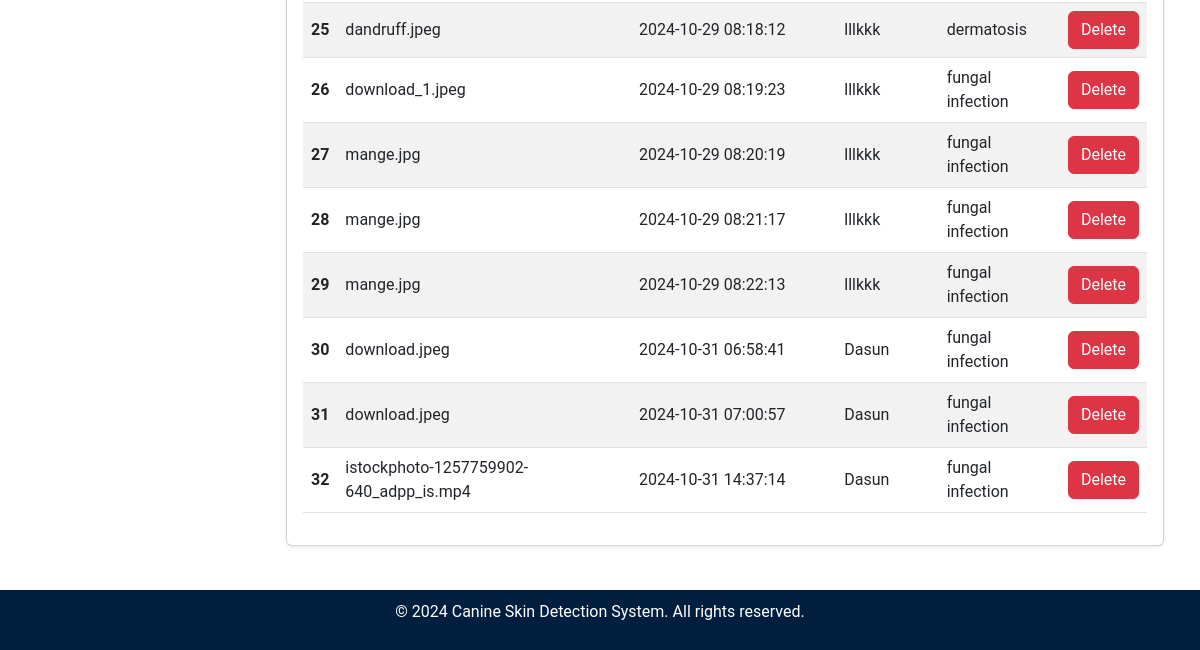
The app's page /admin/upload_logs (lower part), older data.
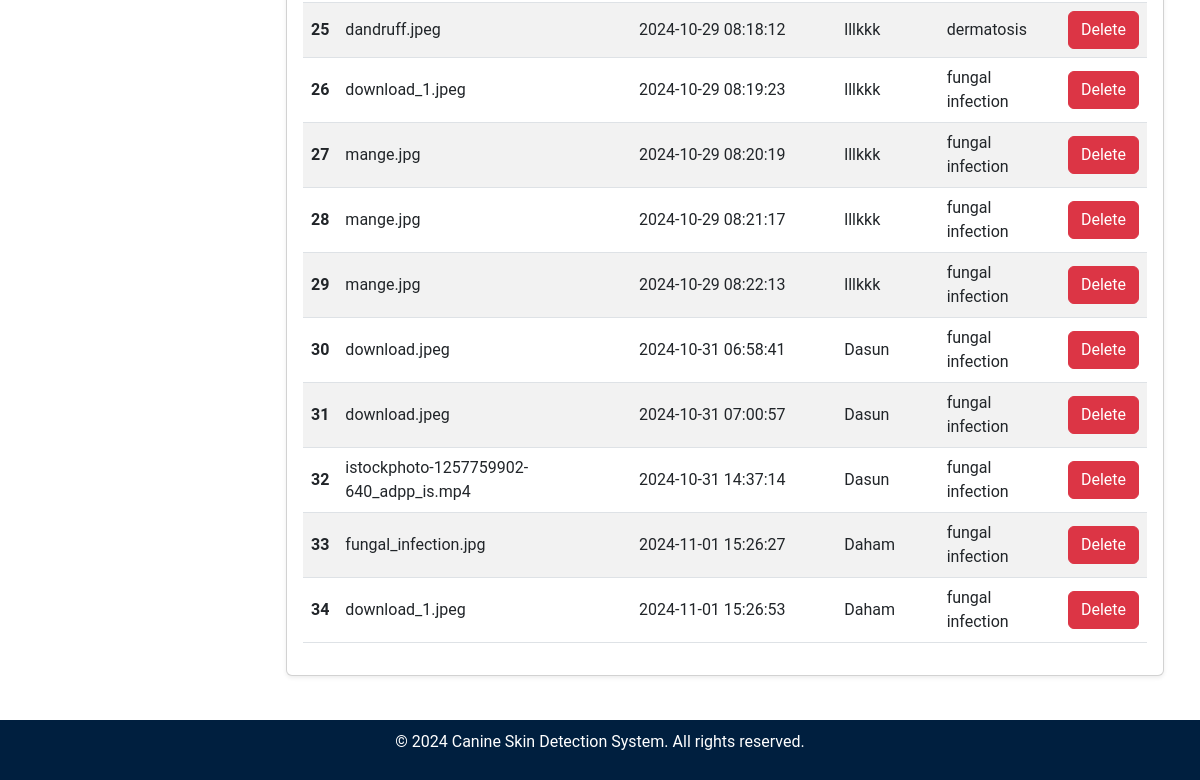
The same page, newer data.
### tables this page shows
CREATE TABLE uploads (
    id INTEGER PRIMARY KEY AUTOINCREMENT,
    filename TEXT NOT NULL,
    upload_date TIMESTAMP DEFAULT CURRENT_TIMESTAMP,
    file_type TEXT NOT NULL,
    result TEXT NOT NULL,  -- Add a column for storing the result (disease name)
    username TEXT NOT NULL  -- Store the username instead of user_id
);

### admin.py (the view)
@admin.route('/upload_logs')
def upload_logs():
    conn = get_db_connection()
    uploads = conn.execute('SELECT * FROM uploads').fetchall()
    conn.close()
    return render_template('admin/upload_logs.html', uploads=uploads)

### db.py (called while the page is built)
def get_db_connection():
    conn = sqlite3.connect('site.db')
    conn.row_factory = sqlite3.Row  # Allows accessing rows as dictionaries
    return conn

### templates/admin/upload_logs.html (shortened to what this page needs)
<!DOCTYPE html>
<html lang="en">
<head>
    <link href="https://cdn.jsdelivr.net/npm/bootstrap@5.3.0-alpha1/dist/css/bootstrap.min.css" rel="stylesheet">
    <link rel="stylesheet" href="{{ url_for('static', filename='css/admin_styles.css') }}">
    <link href="https://cdnjs.cloudflare.com/ajax/libs/bootstrap-icons/1.8.1/font/bootstrap-icons.min.css" rel="stylesheet">
</head>
<body>
    <div class="content p-4">
        <div class="container-fluid">
            <div class="card shadow-sm mt-4">
                <div class="card-body">
                    {% if uploads %}
                    <table class="table table-hover table-striped align-middle">
                        <tbody>
                            {% for upload in uploads %}
                            <tr>
                                <th scope="row">{{ upload.id }}</th>
                                <td>{{ upload.filename }}</td>
                                <td>{{ upload.upload_date }}</td>
                                <td>{{ upload.username }}</td>
                                <td>{{ upload.result }}</td>
                                <td>
                                    <form action="{{ url_for('admin.delete_log', upload_id=upload.id) }}" method="POST" onsubmit="return confirm('Are you sure you want to delete this upload?');">
                                        <button type="submit" class="btn btn-danger">Delete</button>
                                    </form>
                                </td>
                            </tr>
                            {% endfor %}
                        </tbody>
                    </table>
                    {% else %}
                        <p class="text-center">No logs found for the selected filters.</p>
                    {% endif %}
                </div>
            </div>
        </div>
    </div>
    {% include 'partials/footer_admin.html' %}
</body>
</html>

### templates/partials/footer_admin.html
<footer class="mt-auto">
    <div class="container">
        <p>&copy; 2024 Canine Skin Detection System. All rights reserved.</p>
    </div>
</footer>

### static/css/admin_styles.css (style rules this page uses)
html,body { font-family: 'Roboto', sans-serif; height: 100%; margin: 0; }
.card { margin-bottom: 20px; }
.content { margin-left: 250px; padding: 20px; flex: 1; }
footer { background-color: #001f3f; color: white; padding: 10px 0; text-align: center; position: bottom; }
.card-body { position: relative; z-index: 1; }

Row changes from the older to the newer data that the page shows:
added uploads: id "33", filename "fungal_infection.jpg", upload_date "2024-11-01 15:26:27", username "Daham", result "fungal infection"
added uploads: id "34", filename "download_1.jpeg", upload_date "2024-11-01 15:26:53", username "Daham", result "fungal infection"
